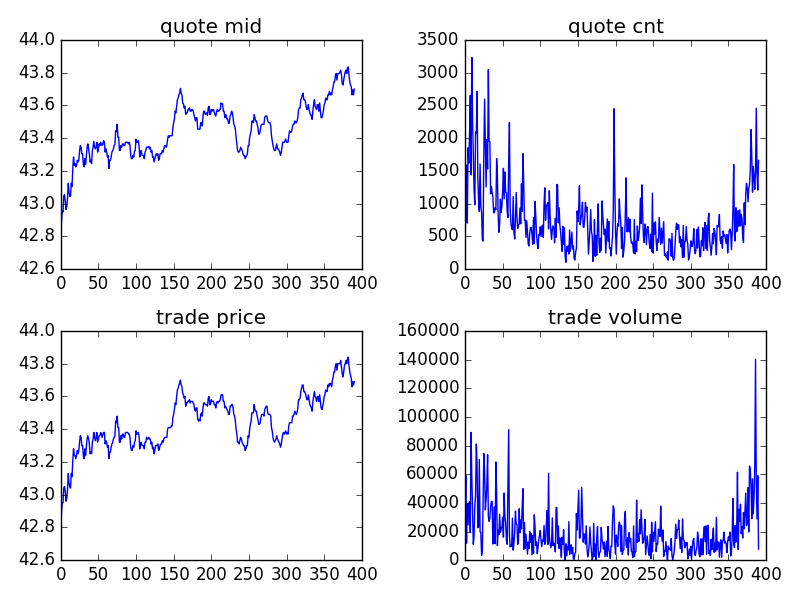

Recreate this plot in Python.
#!/usr/bin/anaconda3/bin/python

import csv
import numpy as np
import matplotlib.pyplot as plt

f, axarr = plt.subplots(2, 2)

with open('jpm_quotes.csv', 'r') as quotes_csv:
    quotes = np.array(list(csv.reader(quotes_csv))[1:]).astype('double')
    
    axarr[0, 0].plot(quotes[:,1])
    axarr[0, 0].set_title('quote mid')
    
    axarr[0, 1].plot(quotes[:,2])
    axarr[0, 1].set_title('quote cnt')

with open('jpm_trades.csv', 'r') as trades_csv:
    trades = np.array(list(csv.reader(trades_csv))[1:]).astype('double')
    
    axarr[1, 0].plot(trades[:,1])
    axarr[1, 0].set_title('trade price')
    
    axarr[1, 1].plot(trades[:,4])
    axarr[1, 1].set_title('trade volume')
    
plt.tight_layout()
plt.show()
